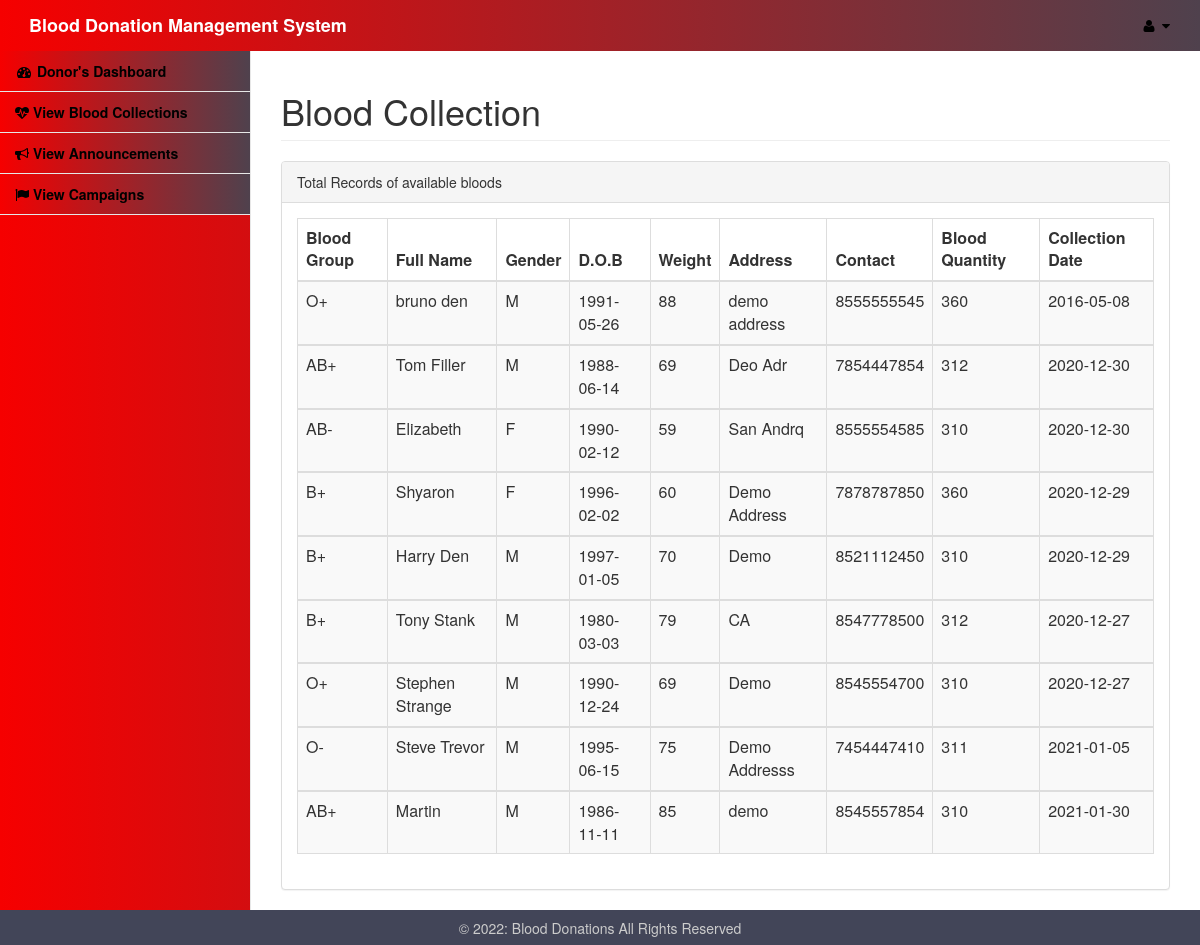
Page /userlog/userviewblood.php on the committed database.
### tables this page shows
CREATE TABLE `blood` (
  `id` int(11) NOT NULL,
  `name` varchar(20) NOT NULL,
  `gender` varchar(20) NOT NULL,
  `dob` date NOT NULL,
  `weight` int(11) NOT NULL,
  `bloodgroup` varchar(3) NOT NULL,
  `address` varchar(20) NOT NULL,
  `contact` varchar(10) NOT NULL,
  `bloodqty` int(11) NOT NULL,
  `collection` date NOT NULL
);

### userlog/userviewblood.php (the view, shortened to what this page needs)
<html>
<head>
<link href="../assets/vendor/bootstrap/css/bootstrap.css" rel="stylesheet">
<link href="../assets/vendor/metisMenu/metisMenu.min.css" rel="stylesheet">
<link href="../assets/dist/css/sb-admin-2.css" rel="stylesheet">
<link href="../assets/vendor/font-awesome/css/font-awesome.min.css" rel="stylesheet" type="text/css">
<link rel="stylesheet" href="../assets/icofont/icofont.min.css">
</head>
<body>
<div id="wrapper">
<?php include 'includes/donornav.php'?>
<div id="page-wrapper">
<div class="container-fluid">
<div class="row">
<div class=".col-lg-12">
               <h1 class="page-header">Blood Collection</h1>
                </div>
  </div>
				<div class="row">
                        <div class=".col-lg-12">
                            <div class="panel panel-default">
                                <div class="panel-heading">
                                    Total Records of available bloods
                                </div>
								 <div class="panel-body">
                                    <div class="table-responsive">
									<table class="table table-striped table-bordered table-hover" id="dataTables-example">
									<?php
						include "../admin/dbconnect.php";
						$qry="select * from blood";
						$result=mysqli_query($conn,$qry);
						echo"
						<thead>
						<tr>
							<th>Blood Group</th>
							<th>Full Name</th>
							<th>Gender</th>
							<th>D.O.B</th>
							<th>Weight</th>
							<th>Address</th>
							<th>Contact</th>
							<th>Blood Quantity</th>
							<th>Collection Date</th>
						</tr>
						</thead>";
						while($row=mysqli_fetch_array($result)){
						  echo"<tbody>
						  <tr class='gradeA'>
						  <td>".$row['bloodgroup']."</td>
						  <td>".$row['name']."</td>
						  <td>".$row['gender']."</td>
						  <td>".$row['dob']."</td>
						  <td>".$row['weight']."</td>
						  <td>".$row['address']."</td>
						  <td>".$row['contact']."</td>
						  <td>".$row['bloodqty']."</td>
						  <td>".$row['collection']."</td>
						</tr>
						<tbody>
						";
						}
						?>
						</table>
				</div>
				</div>
		</div>
		</div>
		</div>
		</div>
		</div>
</div>
</body>
<footer>
        <p>&copy; <?php echo date("Y"); ?>: Blood Donations All Rights Reserved</p>
    </footer>
</html>

### userlog/userviewblood.php (style rules this page uses)
footer { background-color: #424558; bottom: 0; left: 0; right: 0; height: 35px; text-align: center; color: #CCC; }
footer p { padding: 10.5px; margin: 0px; line-height: 100%; }

### rows in the picture
blood: bloodgroup "O+", name "bruno den", gender "M", dob "1991-05-26", weight "88", address "demo address", contact "8555555545", bloodqty "360", collection "2016-05-08"
blood: bloodgroup "AB+", name "Tom Filler", gender "M", dob "1988-06-14", weight "69", address "Deo Adr", contact "7854447854", bloodqty "312", collection "2020-12-30"
blood: bloodgroup "AB-", name "Elizabeth", gender "F", dob "1990-02-12", weight "59", address "San Andrq", contact "8555554585", bloodqty "310", collection "2020-12-30"
blood: bloodgroup "B+", name "Shyaron", gender "F", dob "1996-02-02", weight "60", address "Demo Address", contact "7878787850", bloodqty "360", collection "2020-12-29"
blood: bloodgroup "B+", name "Harry Den", gender "M", dob "1997-01-05", weight "70", address "Demo", contact "8521112450", bloodqty "310", collection "2020-12-29"
blood: bloodgroup "B+", name "Tony Stank", gender "M", dob "1980-03-03", weight "79", address "CA", contact "8547778500", bloodqty "312", collection "2020-12-27"
blood: bloodgroup "O+", name "Stephen Strange", gender "M", dob "1990-12-24", weight "69", address "Demo", contact "8545554700", bloodqty "310", collection "2020-12-27"
blood: bloodgroup "O-", name "Steve Trevor", gender "M", dob "1995-06-15", weight "75", address "Demo Addresss", contact "7454447410", bloodqty "311", collection "2021-01-05"
blood: bloodgroup "AB+", name "Martin", gender "M", dob "1986-11-11", weight "85", address "demo", contact "8545557854", bloodqty "310", collection "2021-01-30"
